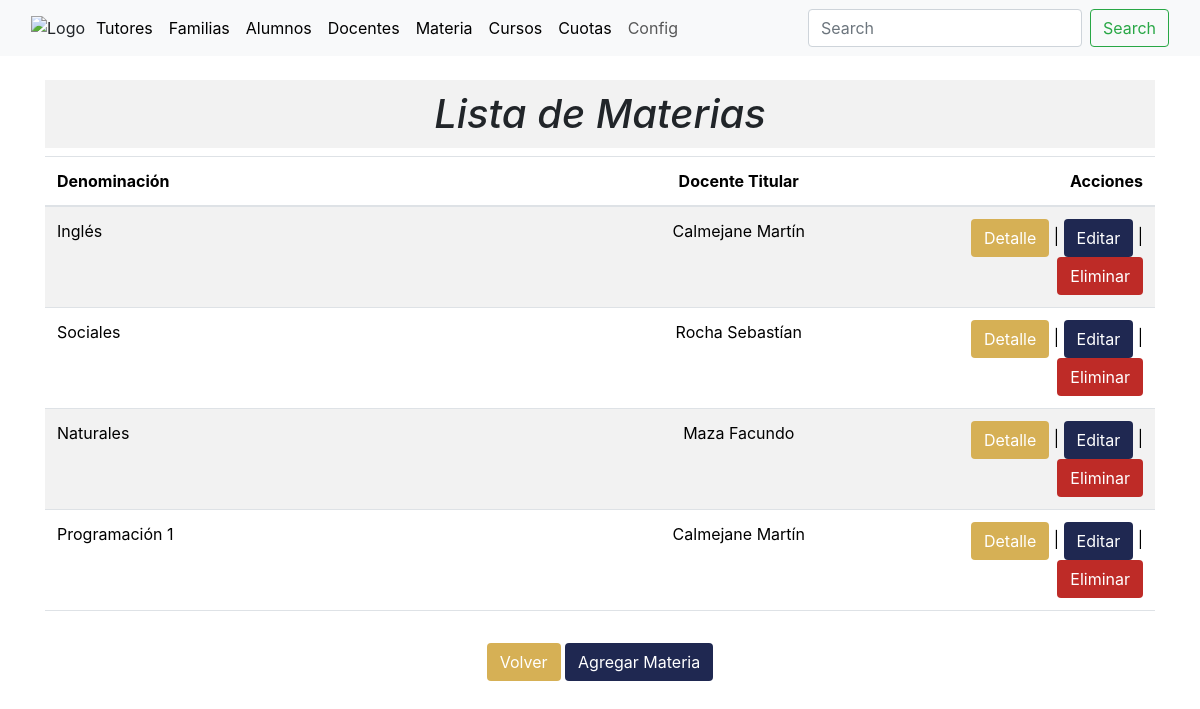
The page /materia/ on the database as committed earlier.
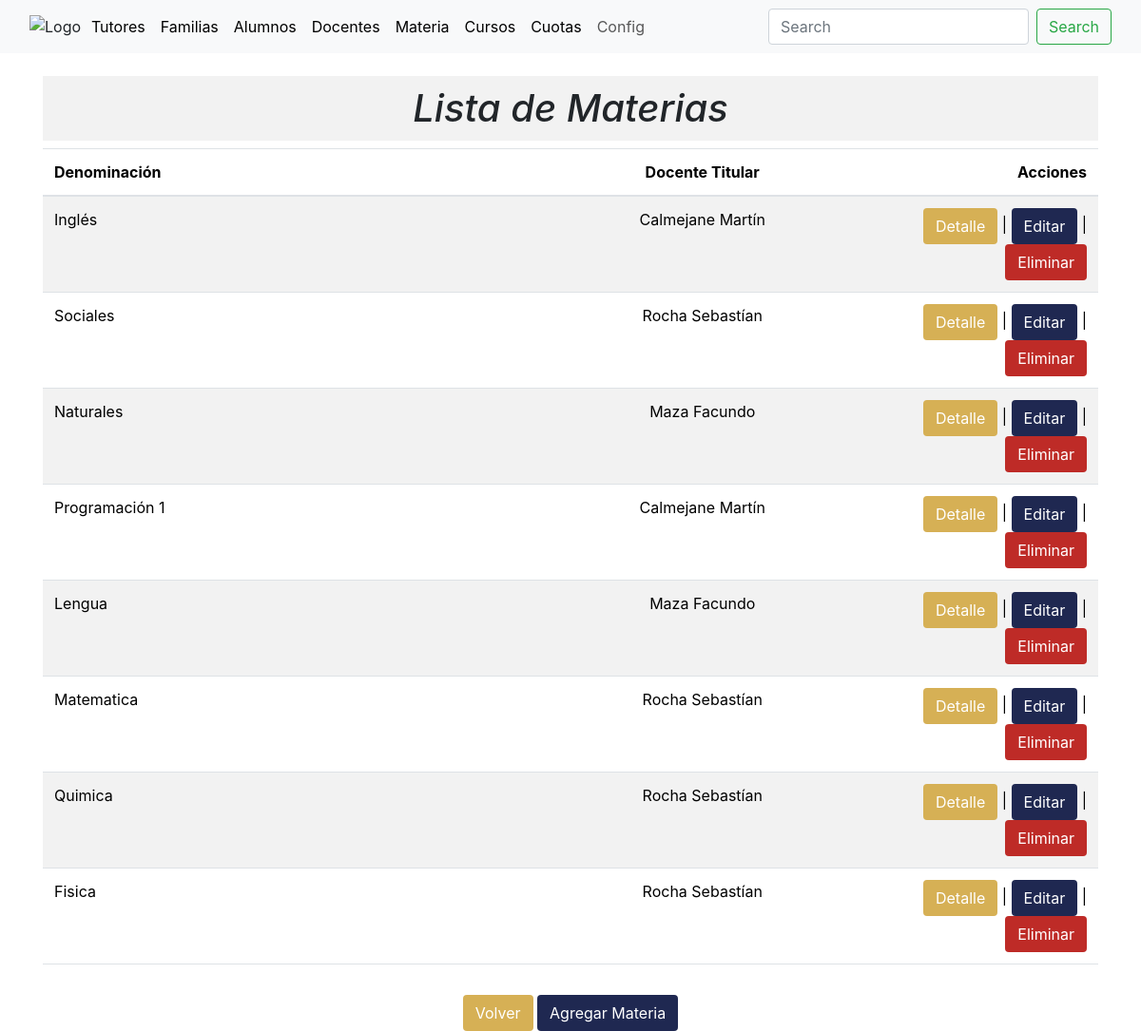
The same page on the database as committed later.
### academico/models.py (models this page shows, shortened)
class Materias(models.Model):
    Denominación = models.CharField(max_length=255)
    Docente_Titular = models.ForeignKey(Docentes, on_delete=models.SET_NULL, null=True)
    class Meta:
        db_table = 'Materias'
        verbose_name = 'Materia'
        verbose_name_plural = 'Materias'

class Docentes(models.Model):
    Nivel_Docente = models.ForeignKey(Nivel_Docente, on_delete=models.CASCADE)
    Apellidos = models.CharField(max_length=255)
    Nombres = models.CharField(max_length=255)
    CUIL = models.CharField(max_length=255)
    Tel = models.CharField(max_length=255)
    F_Nacimiento = models.DateField()
    Titulo = models.ForeignKey(Titulos_Profesionales, on_delete=models.CASCADE)
    def __str__(self):
        return '%s %s '%(self.Apellidos, self.Nombres)
    class Meta:
        db_table = 'Docentes'
        verbose_name = 'Docente'
        verbose_name_plural = 'Docentes'

### academico/views.py (the view)
# urls.py: path('materia/', views.materia_list, name='materia_list'),
def materia_list(request):
    materias = Materias.objects.all()
    docentes = Docentes.objects.all() # Agrega esto
    context = {'materias': materias, 'docentes': docentes,}
    return render(request, 'materia_list.html', context)

### academico/templates/materia_list.html (shortened to what this page needs)
{% extends "base.html" %}
{%block content%}
<main>
  <div class="container mt-4">
    <div class="row justify-content-center">
      <div class="col-md-12 text-center">
        <h1 style="font-style: italic; background-color: #f2f2f2; padding: 10px;">Lista de Materias</h1>
      </div>
    </div>
    <div class="row justify-content-center">
      <div class="col-md-12"> <div class="table-responsive">
        <table class="table table-striped table-hover">
          <thead>
            <tr>
              <th style="width: 50%;">Denominación</th>
              <th style="width: 25%; text-align: center;">Docente Titular</th>
              <th style="width: 25%; text-align: right;">Acciones</th>
            </tr>
          </thead>
          <tbody>
            {% for materia in materias %}
            <tr>
              <td>
                {{ materia.Denominación }}
              </td>
              <td style="text-align: center;">{{ materia.Docente_Titular }}</td>
              <td style="text-align: right;">
                <button type="button" class="btn" style="background-color: rgb(214,176,85); color: white;"
                        data-toggle="modal" data-target="#materiaDetailsModal{{ materia.pk }}">Detalle</button> |
                <button type="button" class="btn" style="background-color: rgb(31,40,81); color: white;"
                        data-toggle="modal" data-target="#materiaEditModal{{ materia.pk }}">Editar</button> |
                <button type="button" class="btn" style="background-color: rgb(190,43,39); color: white;"
                        data-toggle="modal" data-target="#materiaDeleteModal{{ materia.pk }}">Eliminar</button>
              </td>
            </tr>
            {% endfor %}
          </tbody>
        </table>
        </div>
      </div>
    </div>
    <div class="row justify-content-center mt-3">
      <div class="col-md-8 text-center">
        <button type="button" class="btn" style="background-color: rgb(214,176,85); color: white;" onclick="location.href='{% url 'index' %}'">Volver</button>
        <button type="button" class="btn" style="background-color: rgb(31,40,81); color: white;" onclick="location.href='{% url 'materia_create' %}'">Agregar Materia</button>
      </div>
    </div>
  </div>
</main>
{%endblock%}`

### academico/templates/base.html (shortened to what this page needs)
{% load static %}
<!DOCTYPE html>
<html lang="en">
<head>
    <link href="https://cdn.jsdelivr.net/npm/bootstrap@5.3.3/dist/css/bootstrap.min.css" rel="stylesheet">
    <link rel="stylesheet" href="https://stackpath.bootstrapcdn.com/bootstrap/4.5.2/css/bootstrap.min.css">
</head>
<body>
    <header>
        <nav class="navbar navbar-expand-lg bg-body-tertiary">
            <div class="container-fluid">
              <img src="{% static 'img/escudo.png' %}" width="5%" alt="Logo" id="logo-link">
              <div class="collapse navbar-collapse" id="navbarSupportedContent">
                <ul class="navbar-nav me-auto mb-2 mb-lg-0">
                    <li class="nav-item">
                      <a class="nav-link active" aria-current="page" href='{% url 'tutores_list'%}'>Tutores</a>
                    </li>
                    <li class="nav-item">
                      <a class="nav-link active" aria-current="page" href='{% url 'familia_list'%}'>Familias</a>
                    </li>
                    <li class="nav-item">
                      <a class="nav-link active" aria-current="page" href='{% url 'lista_alumnos'%}'>Alumnos</a>
                    </li>
                    <li class="nav-item">
                      <a class="nav-link active" aria-current="page" href='{% url 'docentes_list'%}'>Docentes</a>
                    </li>
                    <li class="nav-item">
                      <a class="nav-link active" aria-current="page" href='{% url 'materia_list'%}'>Materia</a>
                    </li>
                    <li class="nav-item">
                      <a class="nav-link active" aria-current="page" href='{% url 'cursos_list'%}'>Cursos</a>
                    </li>
                    <li class="nav-item">
                      <a class="nav-link active" aria-current="page" href='{% url 'cuotas_list'%}'>Cuotas</a>
                    </li>
                    <li class="nav-item">
                      <a class="nav-link" aria-current="page" href='{% url 'configuracion'%}'>Config</a>
                    </li>
                </ul>
                <form class="d-flex" role="search">
                  <input class="form-control me-2" type="search" placeholder="Search" aria-label="Search">
                  <button class="btn btn-outline-success" type="submit">Search</button>
                </form>
              </div>
            </div>
          </nav>
    </header>
    {% block content %}
    {% endblock %}
</body>
</html>

Rows that differ between the two databases and show on the page:
added Materias: Denominación "Lengua", Docente_Titular "Maza Facundo"
added Materias: Denominación "Matematica", Docente_Titular "Rocha Sebastían"
added Materias: Denominación "Quimica", Docente_Titular "Rocha Sebastían"
added Materias: Denominación "Fisica", Docente_Titular "Rocha Sebastían"
